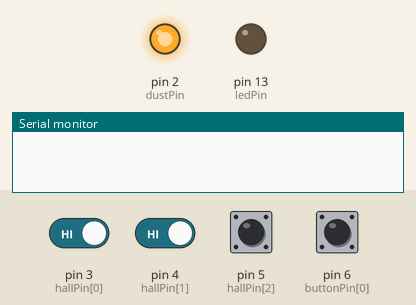
A sketch run on a simulated Arduino Uno, built with avr-gcc and run on an emulated ATmega328P. Parts: output pins drawn as LEDs (lit = HIGH), the last lines printed to the serial monitor. The test bench sets the inputs (shaded band); at power-on: pin 3 (hallPin[0]), pin 4 (hallPin[1]), pin 5 (hallPin[2]), pin 6 (buttonPin[0]) HIGH.

Above: at 2.8 s.
2.9 s: pin 3 (hallPin[0]) driven LOW
At 4.4 s:
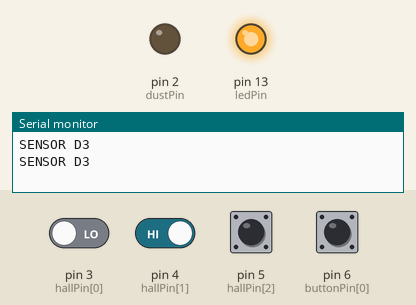
7.2 s: pin 3 (hallPin[0]) driven HIGH
At 8.3 s:
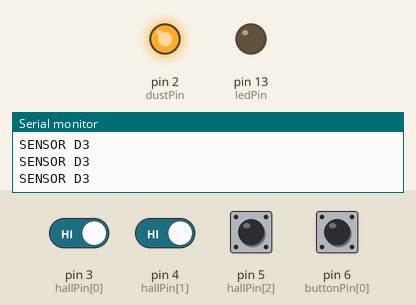
9.5 s: pin 4 (hallPin[1]) driven LOW
At 11.0 s:
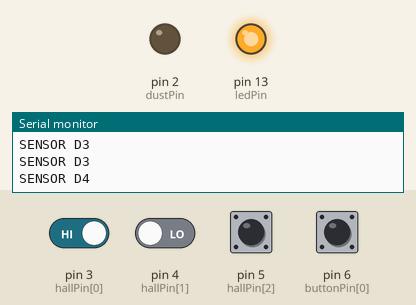
Timing chart, 0 to 12.5 s (numbered marks = the images above; inputs shaded):
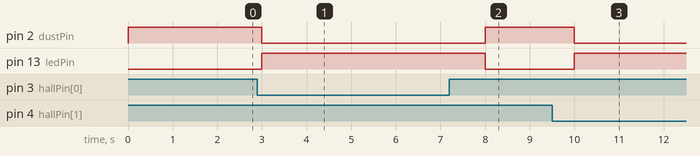

The sketch:

controler-board.ino
```cpp
/* -------------------------RELAY-------------------------------*/
 // When looking at the relay, with the 3 pins in front of you,
 // the 2 pins to connect are the 2 left pins
 const int dustPin =  2;

 /* -------------------------SENSOR HALL EFFECT---------------------------*/
#define SENSOR_NUMBER 3
const int hallPin[SENSOR_NUMBER] = {
	3/* miter saw*/,
	4/* workbench*/,
	5/* table saw */
};

/* -------------------------BUTTONS -------------------------------------*/
// It has a debounce condensator/capacitor 10nF (marked 103J 103G 103M 103K) plugged in parallel to button pins
// It has a 20K resistor (virtual, not visible because inside arduino) connected to it due to the use of INPUT_PULLUP
// So it is HIGH when it is open.
#define BUTTON_NUMBER 1
const int buttonPin[BUTTON_NUMBER] = {6/*bouton pres de scie table*/};

const int ledPin =  13;

/* -------------------------SETUP -------------------------------------*/
void setup() {
	Serial.begin(115200);
	// initialize the LED pin as an output:
	pinMode(ledPin, OUTPUT);
	// initialize the DUST COLLECTOR pin as an output:
	pinMode(dustPin, OUTPUT);

	for (int i = 0; i < SENSOR_NUMBER; i++) {
		pinMode(hallPin[i], INPUT);
	}
	for (int j = 0; j < BUTTON_NUMBER; j++) {
		pinMode(buttonPin[j], INPUT_PULLUP);
	}
}
/* -------------------------LOOP -------------------------------------*/

void loop(){
  bool oneIsOn = false;
	for (int i = 0; i < SENSOR_NUMBER; i++) {
		bool state = digitalRead(hallPin[i]);
		if (state == LOW) {
			oneIsOn = true;
			Serial.print("SENSOR D");
			Serial.println(hallPin[i]);
		}
	}

	for (int j = 0; j < BUTTON_NUMBER; j++) {
		bool state = digitalRead(buttonPin[j]);
		if (state == LOW) {
			oneIsOn = true;
			Serial.print("BUTTON D");
			Serial.println(buttonPin[j]);
		}
	}

  if (oneIsOn) {
    // turn LED on:
    digitalWrite(ledPin, HIGH);
	// turn dust collector on
    digitalWrite(dustPin, LOW);
  }
  else {
    // turn LED off:
    digitalWrite(ledPin, LOW);
	// turn dust collector off
    digitalWrite(dustPin, HIGH);
  }

  // Avoid too fast switching that can cause damage to the dust collector

  delay(1000);
}
```

Measured:
- after the input at 2.9 s, pin 2 (dustPin): HIGH → LOW after 0.10 s; pin 13 (ledPin): LOW → HIGH after 0.10 s
- after the input at 7.2 s, pin 2 (dustPin): LOW → HIGH after 0.80 s; pin 13 (ledPin): HIGH → LOW after 0.80 s
- after the input at 9.5 s, pin 2 (dustPin): HIGH → LOW after 0.50 s; pin 13 (ledPin): LOW → HIGH after 0.50 s
